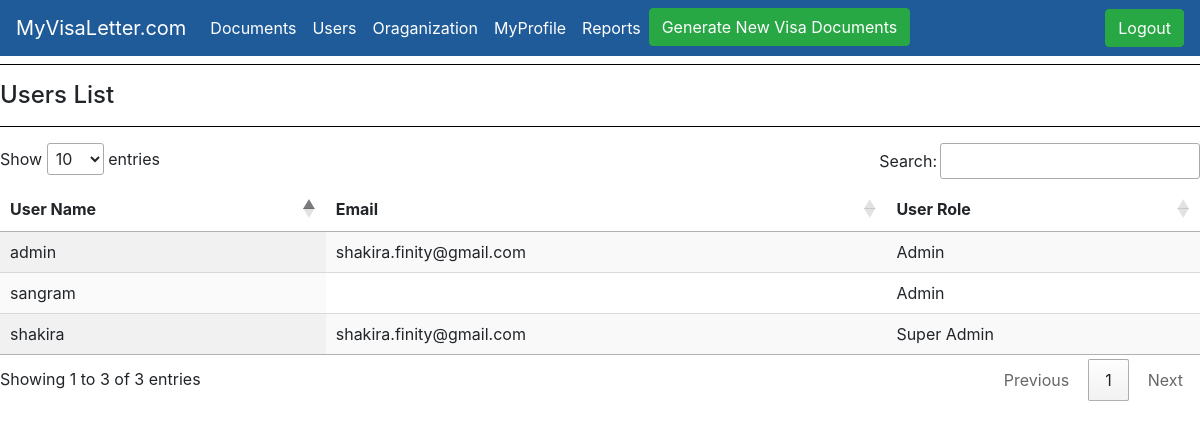
/users (signed in), run on the app's committed database.
### generateletter/models.py (models this page shows)
class CustomUserM(AbstractUser):
    SUPER_ADMIN = 1
    ADMIN = 2
    ROLE_CHOICES = (
      (ADMIN,'admin'),
      (SUPER_ADMIN,'super_admin')
    )
    user_role = models.PositiveSmallIntegerField(choices=ROLE_CHOICES,default=ADMIN)

### generateletter/views.py (the view)
# urls.py: path("users", views.users, name="users"),
def users(request):
    user_role=request.user.user_role
    user_list = CustomUserM.objects.all()
    user_dict = {'userlist':user_list,'user_role':user_role}
    return render(request,'generateletter/userlist.html', user_dict)

### templates/generateletter/userlist.html (shortened to what this page needs)
{% extends 'generateletter/base.html' %}
{% load static %}
{% block stylesheet %}
<link rel="stylesheet" type="text/css" href="https://cdn.datatables.net/1.10.20/css/jquery.dataTables.css">
{% endblock stylesheet %}
{% block content %}
<hr>
                 <h4>Users List</h4>
                <hr>
                <div>
                     {% if userlist %}
                         <table id="test_table" class="display" style="width:100%">
                            <thead>
                                <tr>
                                    <th>User Name</th>
                                    <th>Email</th>
                                    <th>User Role </th>
                                </tr>
                                </thead>
                                <tbody>
                                        {% for person in userlist %}
                                 <tr>
                                   <td>{{ person.username}}</td>
                                   <td>{{ person.email}}</td>
                                   <td class="text">
                                    {% if person.user_role == 1 %}
                                    Super Admin
                                    {% else %}
                                    Admin
                                    {% endif %}
                                </td>
                                </tr>
                                {% endfor %}
                            </tbody>
                    </table>
                {% endif %}
                </div>
{% endblock %}

### templates/generateletter/base.html (style rules this page uses)
hr { background-color: black; }

### data on the page
CustomUserM: username "admin", email "shakira.finity@gmail.com", user_role "Admin"
CustomUserM: username "shakira", email "shakira.finity@gmail.com", user_role "Super Admin"
CustomUserM: username "sangram", user_role "Admin"
